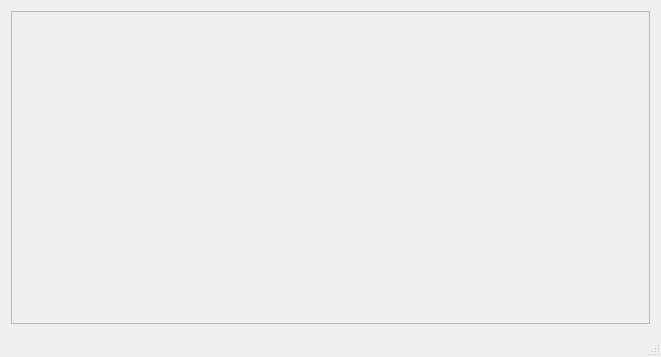
<?xml version="1.0" encoding="UTF-8"?>
<ui version="4.0">
 <class>MainWindow</class>
 <widget class="QMainWindow" name="MainWindow">
  <property name="geometry">
   <rect>
    <x>0</x>
    <y>0</y>
    <width>661</width>
    <height>357</height>
   </rect>
  </property>
  <property name="sizePolicy">
   <sizepolicy hsizetype="Fixed" vsizetype="Fixed">
    <horstretch>0</horstretch>
    <verstretch>0</verstretch>
   </sizepolicy>
  </property>
  <property name="windowTitle">
   <string>MainWindow</string>
  </property>
  <widget class="QWidget" name="centralWidget">
   <layout class="QVBoxLayout" name="verticalLayout_2">
    <item>
     <widget class="QScrollArea" name="scrollArea">
      <property name="sizePolicy">
       <sizepolicy hsizetype="Minimum" vsizetype="Minimum">
        <horstretch>12</horstretch>
        <verstretch>123</verstretch>
       </sizepolicy>
      </property>
      <property name="baseSize">
       <size>
        <width>123</width>
        <height>12314</height>
       </size>
      </property>
      <property name="widgetResizable">
       <bool>true</bool>
      </property>
      <widget class="QWidget" name="scrollAreaWidgetContents">
       <property name="geometry">
        <rect>
         <x>0</x>
         <y>0</y>
         <width>641</width>
         <height>287</height>
        </rect>
       </property>
       <layout class="QVBoxLayout" name="verticalLayout"/>
      </widget>
     </widget>
    </item>
   </layout>
  </widget>
  <widget class="QMenuBar" name="menuBar">
   <property name="geometry">
    <rect>
     <x>0</x>
     <y>0</y>
     <width>661</width>
     <height>25</height>
    </rect>
   </property>
  </widget>
  <widget class="QStatusBar" name="statusBar"/>
 </widget>
 <layoutdefault spacing="6" margin="11"/>
 <resources/>
 <connections/>
</ui>
